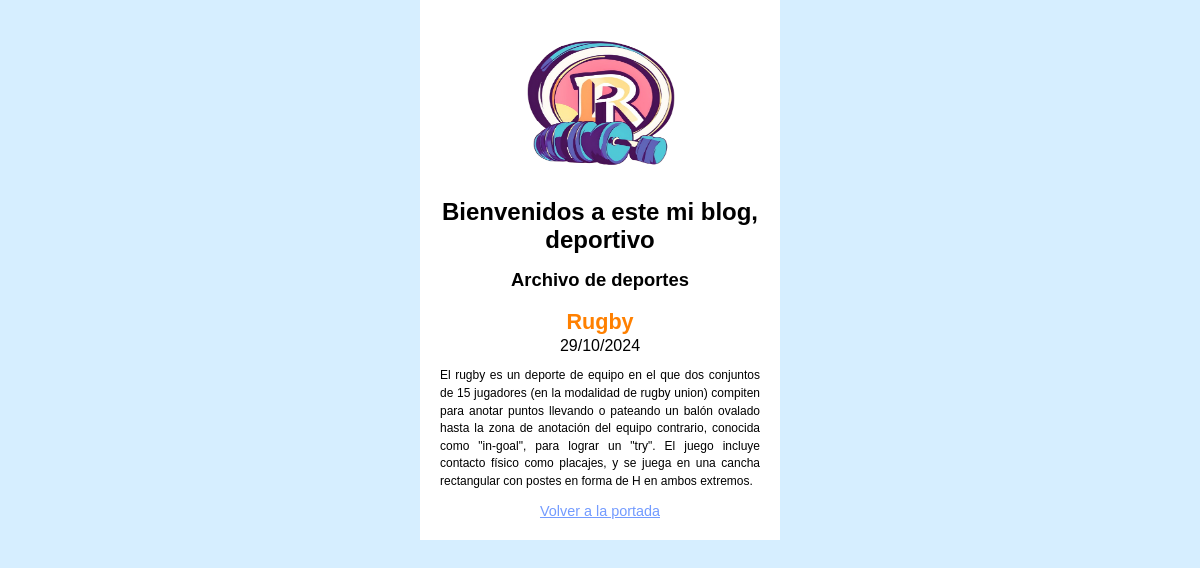
Page /deporte/4 on the committed database.
### blog/models.py (models this page shows, shortened)
class Post(models.Model):
    title = models.CharField(max_length=200, verbose_name="Titulo")
    content = models.TextField(verbose_name="Contenido")
    created = models.DateTimeField(auto_now_add=True,verbose_name="Creado")
    modified = models.DateTimeField(auto_now=True, verbose_name="Modificado")
    class Meta:
        verbose_name="Entrada"
        verbose_name_plural="Entradas"

### blog/views.py (the view)
# urls.py: path('deporte/<id>', post, name="post"),
def post(request, id):
    post = Post.objects.get(id=id)
    return render(request, "blog/post.html", {"post": post})

### blog/templates/blog/post.html (shortened to what this page needs)
{% extends "blog/base.html" %}
{% block content %}
    <div>
        <h3>{{post.title}}</h3>
        <span class = "date"> {{ post.created|date:"SHORT_DATE_FORMAT" }}</span>
        <p>{{post.content}}</p>
        <a href="{% url 'home' %}">Volver a la portada</a>
    </div>
{% endblock %}

### blog/static/blog/styles.css (style rules this page uses)
body { font-family: Arial, Helvetica, sans-serif; padding: 0; margin: 0; background: rgb(214, 238, 255); }
h3 { font-size: 135%; color: rgb(255, 128, 0); padding: 0.15rem 0; margin: 0; }
p { font-size: 75%; text-align: justify; line-height: 1.1rem; }
a { font-size: 90%; color: rgb(115, 155, 255); }

### rows in the picture
Post: title "Rugby", created "29/10/2024", content "El rugby es un deporte de equipo en el que dos conjuntos de 15 jugadores (en la modalidad de rugby union) compiten para anotar puntos llevando o pateando un balón ovalado hasta la zona de anotación del equipo contrario, conocida como \"in-goal\", para lograr un \"try\". El juego incluye contacto físico como placajes, y se juega en una cancha rectangular con postes en forma de H en ambos extremos."
